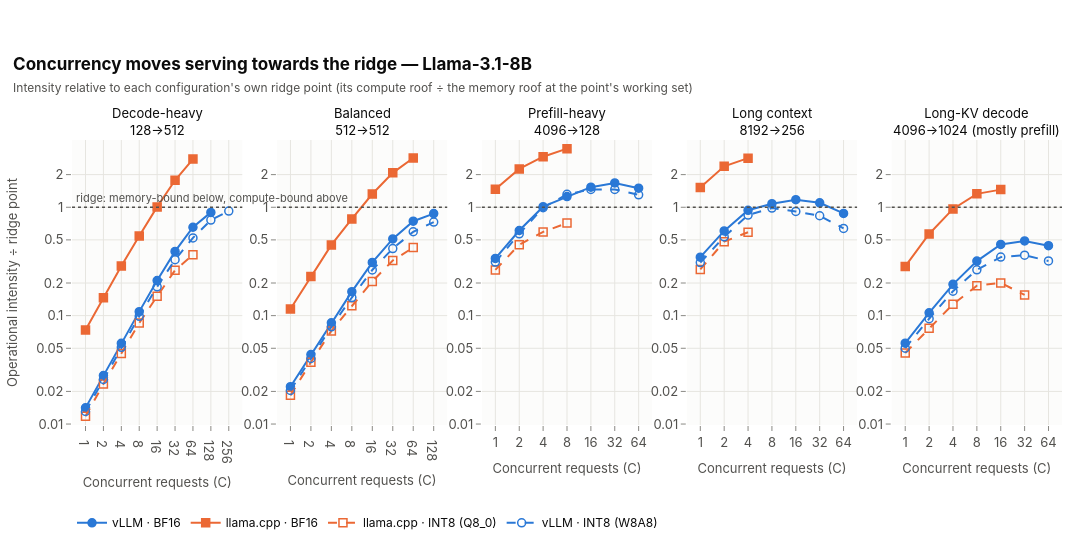

This figure's notebook cell:
### Markdown cell above
### C. How concurrency moves the points across the ridge

### Code cell
fig = plots.concurrency_lines(pts, plots.Panel("ridge_ratio", "Operational intensity ÷ ridge point", "×", log_y=True,
                                               error=None, share_y=True, fmt=".2f",
                                               reference=(1, "ridge: memory-bound below, compute-bound above")),
                              title=f"Concurrency moves serving towards the ridge — {registry.model_label(MODEL)}",
                              subtitle="Intensity relative to each configuration's own ridge point (its compute roof ÷ the "
                                       "memory roof at the point's working set)")
fig.show()
export_figure(fig, "ridge_ratio_vs_concurrency", source=NOTEBOOK,
              caption="Operational intensity divided by each configuration's ridge point vs concurrency (8B); above 1 = compute-bound side.")
kv = pts[(pts["workload"] == "kvdecode") & (pts["backend"] == "vllm")]
kvlast = kv.loc[kv.groupby("configuration_id")["concurrency"].idxmax()].set_index("configuration_id")
late = pts[(pts["backend"] == "vllm") & pts["workload"].isin(["longctx", "kvdecode"]) & (pts["concurrency"] >= 16)]
share = late.pivot_table(index=["configuration_id", "workload"], columns="concurrency", values="bw_utilization")
show("vLLM share of the memory roof from C = 16 to the highest C, long-context shapes: " + "; ".join(
    f"{registry.configuration_label(c)} {registry.workload_label(w, short=True)} "
    f"{pct(r.dropna().iloc[0], signed=False)} → {pct(r.dropna().iloc[-1], signed=False)}" for (c, w), r in share.iterrows()) + ".")
move = []
for (cid, wl), g in pts[(pts["backend"] == "vllm") & pts["workload"].isin(["longctx", "kvdecode"])].groupby(["configuration_id", "workload"]):
    g = g.sort_values("concurrency").set_index("concurrency")
    for c0 in (1, 16):
        move.append({"configuration": registry.configuration_label(cid), "workload": registry.workload_label(wl, short=True),
                     "from C": c0, "to C": g.index[-1], "traffic from": g.loc[c0, "mem_total_gbs_mean"],
                     "traffic to": g["mem_total_gbs_mean"].iloc[-1], "roof from": g.loc[c0, "memory_roof_gbs"],
                     "roof to": g["memory_roof_gbs"].iloc[-1], "share from": g.loc[c0, "bw_utilization"],
                     "share to": g["bw_utilization"].iloc[-1]})
move = pd.DataFrame(move)
display(table(move.rename(columns={"traffic from": "measured GB/s, from", "traffic to": "measured GB/s, to",
                                   "roof from": "memory roof GB/s, from", "roof to": "memory roof GB/s, to",
                                   "share from": "share of roof, from", "share to": "share of roof, to"}),
              {"measured GB/s, from": "{:.0f}", "measured GB/s, to": "{:.0f}", "memory roof GB/s, from": "{:.0f}",
               "memory roof GB/s, to": "{:.0f}", "share of roof, from": "{:.0%}", "share of roof, to": "{:.0%}"},
              caption="vLLM long-context shapes: measured traffic, the memory roof at the point's working set, and their ratio"))
m16 = move[move["from C"] == 16]
falls = move["traffic to"] < move["traffic from"]
show(f"Measured traffic falls on {int(falls.sum())} of {len(move)} of these paths (from C = 1 and from C = 16 to the highest C). "
     f"From C = 16 the share of the memory roof rises on {int((m16['share to'] > m16['share from']).sum())} of {len(m16)} paths, "
     f"while the roof at the growing working set drops from {rng(m16['roof from'])} to {rng(m16['roof to'])} GB/s: "
     "the share rises because the roof falls faster than the traffic, not because more bytes move.")
mix = roofline.phase_mix(pts)
show("Caveat for 4096→1024: prefill carries " + rng(mix["prefill_op_share"], lambda v: pct(v, 0, False)) + " of its modelled operations; "
     "at the highest C vLLM processes " + "; ".join(f"{registry.configuration_label(c)} {num(mix.loc[c, 'tokens_per_step_at_c_max'])} tokens "
                                                    f"per step (C = {mix.loc[c, 'c_max']})" for c in mix.index if c.startswith("vllm")) + ".")
show("Long-KV decode at the highest C: " + "; ".join(
    f"{registry.configuration_label(c)} C = {kvlast.loc[c, 'concurrency']}: working set "
    f"{num(kvlast.loc[c, 'working_set_gib_model'])} GiB, memory roof {num(kvlast.loc[c, 'memory_roof_gbs'])} GB/s, "
    f"intensity ÷ ridge {kvlast.loc[c, 'ridge_ratio']:.2f}, share of memory roof "
    f"{pct(kvlast.loc[c, 'bw_utilization'], signed=False)}" for c in kvlast.index) + ".")

### Figure 1 — Plotly figure (JSON) as saved in the notebook; plotly's stock layout.template omitted (floating-point values rounded to 4 significant figures)
{"data": [{"customdata": [[null, 3.0], [null, 3.0], [null, 3.0], [null, 3.0], [null, 3.0], [null, 3.0], [null, 3.0], [null, 3.0]], "hovertemplate": "<b>vLLM · BF16</b><br>C = %{x}<br>Operational intensity ÷ ridge point: %{y:.2f} ×<br>repetitions: %{customdata[1]}<extra></extra>", "legendgroup": "vllm_bf16", "line": {"color": "#2a78d6", "dash": "solid", "width": 2.0}, "marker": {"color": "#2a78d6", "line": {"color": "#2a78d6", "width": 1.5}, "size": 8, "symbol": "circle"}, "mode": "lines+markers", "name": "vLLM · BF16", "showlegend": true, "type": "scatter", "x": [1, 2, 4, 8, 16, 32, 64, 128], "xaxis": "x", "y": [0.0141, 0.02799, 0.05549, 0.1089, 0.2107, 0.3912, 0.6538, 0.8965], "yaxis": "y"}, {"customdata": [[null, 3.0], [null, 3.0], [null, 3.0], [null, 3.0], [null, 3.0], [null, 3.0], [null, 3.0]], "hovertemplate": "<b>llama.cpp · BF16</b><br>C = %{x}<br>Operational intensity ÷ ridge point: %{y:.2f} ×<br>repetitions: %{customdata[1]}<extra></extra>", "legendgroup": "llama_cpp_bf16", "line": {"color": "#eb6834", "dash": "solid", "width": 2.0}, "marker": {"color": "#eb6834", "line": {"color": "#eb6834", "width": 1.5}, "size": 8, "symbol": "square"}, "mode": "lines+markers", "name": "llama.cpp · BF16", "showlegend": true, "type": "scatter", "x": [1, 2, 4, 8, 16, 32, 64], "xaxis": "x", "y": [0.07375, 0.1463, 0.2866, 0.5432, 1.008, 1.773, 2.786], "yaxis": "y"}, {"customdata": [[null, 3.0], [null, 3.0], [null, 3.0], [null, 3.0], [null, 3.0], [null, 3.0], [null, 3.0]], "hovertemplate": "<b>llama.cpp · INT8 (Q8_0)</b><br>C = %{x}<br>Operational intensity ÷ ridge point: %{y:.2f} ×<br>repetitions: %{customdata[1]}<extra></extra>", "legendgroup": "llama_cpp_int8", "line": {"color": "#eb6834", "dash": "dash", "width": 2.0}, "marker": {"color": "#eb6834", "line": {"color": "#eb6834", "width": 1.5}, "size": 8, "symbol": "square-open"}, "mode": "lines+markers", "name": "llama.cpp · INT8 (Q8_0)", "showlegend": true, "type": "scatter", "x": [1, 2, 4, 8, 16, 32, 64], "xaxis": "x", "y": [0.01178, 0.02338, 0.04486, 0.08534, 0.1509, 0.2625, 0.3644], "yaxis": "y"}, {"customdata": [[null, 3.0], [null, 3.0], [null, 3.0], [null, 3.0], [null, 3.0], [null, 3.0], [null, 3.0], [null, 3.0], [null, 3.0]], "hovertemplate": "<b>vLLM · INT8 (W8A8)</b><br>C = %{x}<br>Operational intensity ÷ ridge point: %{y:.2f} ×<br>repetitions: %{customdata[1]}<extra></extra>", "legendgroup": "vllm_int8", "line": {"color": "#2a78d6", "dash": "dash", "width": 2.0}, "marker": {"color": "#2a78d6", "line": {"color": "#2a78d6", "width": 1.5}, "size": 8, "symbol": "circle-open"}, "mode": "lines+markers", "name": "vLLM · INT8 (W8A8)", "showlegend": true, "type": "scatter", "x": [1, 2, 4, 8, 16, 32, 64, 128, 256], "xaxis": "x", "y": [0.01305, 0.02581, 0.05102, 0.09861, 0.1846, 0.3283, 0.5213, 0.7607, 0.923], "yaxis": "y"}, {"customdata": [[null, 3.0], [null, 3.0], [null, 3.0], [null, 3.0], [null, 3.0], [null, 3.0], [null, 3.0], [null, 3.0]], "hovertemplate": "<b>vLLM · BF16</b><br>C = %{x}<br>Operational intensity ÷ ridge point: %{y:.2f} ×<br>repetitions: %{customdata[1]}<extra></extra>", "legendgroup": "vllm_bf16", "line": {"color": "#2a78d6", "dash": "solid", "width": 2.0}, "marker": {"color": "#2a78d6", "line": {"color": "#2a78d6", "width": 1.5}, "size": 8, "symbol": "circle"}, "mode": "lines+markers", "name": "vLLM · BF16", "showlegend": false, "type": "scatter", "x": [1, 2, 4, 8, 16, 32, 64, 128], "xaxis": "x2", "y": [0.02212, 0.04374, 0.08592, 0.1664, 0.3097, 0.5102, 0.7436, 0.874], "yaxis": "y2"}, {"customdata": [[null, 3.0], [null, 3.0], [null, 3.0], [null, 3.0], [null, 3.0], [null, 3.0], [null, 3.0]], "hovertemplate": "<b>llama.cpp · BF16</b><br>C = %{x}<br>Operational intensity ÷ ridge point: %{y:.2f} ×<br>repetitions: %{customdata[1]}<extra></extra>", "legendgroup": "llama_cpp_bf16", "line": {"color": "#eb6834", "dash": "solid", "width": 2.0}, "marker": {"color": "#eb6834", "line": {"color": "#eb6834", "width": 1.5}, "size": 8, "symbol": "square"}, "mode": "lines+markers", "name": "llama.cpp · BF16", "showlegend": false, "type": "scatter", "x": [1, 2, 4, 8, 16, 32, 64], "xaxis": "x2", "y": [0.1153, 0.2291, 0.4491, 0.7799, 1.324, 2.077, 2.846], "yaxis": "y2"}, {"customdata": [[null, 3.0], [null, 3.0], [null, 3.0], [null, 3.0], [null, 3.0], [null, 3.0], [null, 3.0]], "hovertemplate": "<b>llama.cpp · INT8 (Q8_0)</b><br>C = %{x}<br>Operational intensity ÷ ridge point: %{y:.2f} ×<br>repetitions: %{customdata[1]}<extra></extra>", "legendgroup": "llama_cpp_int8", "line": {"color": "#eb6834", "dash": "dash", "width": 2.0}, "marker": {"color": "#eb6834", "line": {"color": "#eb6834", "width": 1.5}, "size": 8, "symbol": "square-open"}, "mode": "lines+markers", "name": "llama.cpp · INT8 (Q8_0)", "showlegend": false, "type": "scatter", "x": [1, 2, 4, 8, 16, 32, 64], "xaxis": "x2", "y": [0.01839, 0.03711, 0.07232, 0.1231, 0.207, 0.3225, 0.425], "yaxis": "y2"}, {"customdata": [[null, 3.0], [null, 3.0], [null, 3.0], [null, 3.0], [null, 3.0], [null, 3.0], [null, 3.0], [null, 3.0]], "hovertemplate": "<b>vLLM · INT8 (W8A8)</b><br>C = %{x}<br>Operational intensity ÷ ridge point: %{y:.2f} ×<br>repetitions: %{customdata[1]}<extra></extra>", "legendgroup": "vllm_int8", "line": {"color": "#2a78d6", "dash": "dash", "width": 2.0}, "marker": {"color": "#2a78d6", "line": {"color": "#2a78d6", "width": 1.5}, "size": 8, "symbol": "circle-open"}, "mode": "lines+markers", "name": "vLLM · INT8 (W8A8)", "showlegend": false, "type": "scatter", "x": [1, 2, 4, 8, 16, 32, 64, 128], "xaxis": "x2", "y": [0.02044, 0.04024, 0.07891, 0.1469, 0.2639, 0.416, 0.5942, 0.7302], "yaxis": "y2"}, {"customdata": [[null, 3.0], [null, 3.0], [null, 3.0], [null, 3.0], [null, 3.0], [null, 3.0], [null, 3.0]], "hovertemplate": "<b>vLLM · BF16</b><br>C = %{x}<br>Operational intensity ÷ ridge point: %{y:.2f} ×<br>repetitions: %{customdata[1]}<extra></extra>", "legendgroup": "vllm_bf16", "line": {"color": "#2a78d6", "dash": "solid", "width": 2.0}, "marker": {"color": "#2a78d6", "line": {"color": "#2a78d6", "width": 1.5}, "size": 8, "symbol": "circle"}, "mode": "lines+markers", "name": "vLLM · BF16", "showlegend": false, "type": "scatter", "x": [1, 2, 4, 8, 16, 32, 64], "xaxis": "x3", "y": [0.3373, 0.6101, 1.012, 1.256, 1.532, 1.676, 1.498], "yaxis": "y3"}, {"customdata": [[null, 3.0], [null, 3.0], [null, 3.0], [null, 3.0]], "hovertemplate": "<b>llama.cpp · BF16</b><br>C = %{x}<br>Operational intensity ÷ ridge point: %{y:.2f} ×<br>repetitions: %{customdata[1]}<extra></extra>", "legendgroup": "llama_cpp_bf16", "line": {"color": "#eb6834", "dash": "solid", "width": 2.0}, "marker": {"color": "#eb6834", "line": {"color": "#eb6834", "width": 1.5}, "size": 8, "symbol": "square"}, "mode": "lines+markers", "name": "llama.cpp · BF16", "showlegend": false, "type": "scatter", "x": [1, 2, 4, 8], "xaxis": "x3", "y": [1.466, 2.257, 2.926, 3.471], "yaxis": "y3"}, {"customdata": [[null, 3.0], [null, 3.0], [null, 3.0], [null, 3.0]], "hovertemplate": "<b>llama.cpp · INT8 (Q8_0)</b><br>C = %{x}<br>Operational intensity ÷ ridge point: %{y:.2f} ×<br>repetitions: %{customdata[1]}<extra></extra>", "legendgroup": "llama_cpp_int8", "line": {"color": "#eb6834", "dash": "dash", "width": 2.0}, "marker": {"color": "#eb6834", "line": {"color": "#eb6834", "width": 1.5}, "size": 8, "symbol": "square-open"}, "mode": "lines+markers", "name": "llama.cpp · INT8 (Q8_0)", "showlegend": false, "type": "scatter", "x": [1, 2, 4, 8], "xaxis": "x3", "y": [0.2642, 0.4516, 0.592, 0.7148], "yaxis": "y3"}, {"customdata": [[null, 3.0], [null, 3.0], [null, 3.0], [null, 3.0], [null, 3.0], [null, 3.0], [null, 3.0]], "hovertemplate": "<b>vLLM · INT8 (W8A8)</b><br>C = %{x}<br>Operational intensity ÷ ridge point: %{y:.2f} ×<br>repetitions: %{customdata[1]}<extra></extra>", "legendgroup": "vllm_int8", "line": {"color": "#2a78d6", "dash": "dash", "width": 2.0}, "marker": {"color": "#2a78d6", "line": {"color": "#2a78d6", "width": 1.5}, "size": 8, "symbol": "circle-open"}, "mode": "lines+markers", "name": "vLLM · INT8 (W8A8)", "showlegend": false, "type": "scatter", "x": [1, 2, 4, 8, 16, 32, 64], "xaxis": "x3", "y": [0.3121, 0.5682, 0.9895, 1.316, 1.459, 1.46, 1.303], "yaxis": "y3"}, {"customdata": [[null, 3.0], [null, 3.0], [null, 3.0], [null, 3.0], [null, 3.0], [null, 3.0], [null, 3.0]], "hovertemplate": "<b>vLLM · BF16</b><br>C = %{x}<br>Operational intensity ÷ ridge point: %{y:.2f} ×<br>repetitions: %{customdata[1]}<extra></extra>", "legendgroup": "vllm_bf16", "line": {"color": "#2a78d6", "dash": "solid", "width": 2.0}, "marker": {"color": "#2a78d6", "line": {"color": "#2a78d6", "width": 1.5}, "size": 8, "symbol": "circle"}, "mode": "lines+markers", "name": "vLLM · BF16", "showlegend": false, "type": "scatter", "x": [1, 2, 4, 8, 16, 32, 64], "xaxis": "x4", "y": [0.3461, 0.6048, 0.9379, 1.079, 1.174, 1.099, 0.8766], "yaxis": "y4"}, {"customdata": [[null, 3.0], [null, 3.0], [null, 3.0]], "hovertemplate": "<b>llama.cpp · BF16</b><br>C = %{x}<br>Operational intensity ÷ ridge point: %{y:.2f} ×<br>repetitions: %{customdata[1]}<extra></extra>", "legendgroup": "llama_cpp_bf16", "line": {"color": "#eb6834", "dash": "solid", "width": 2.0}, "marker": {"color": "#eb6834", "line": {"color": "#eb6834", "width": 1.5}, "size": 8, "symbol": "square"}, "mode": "lines+markers", "name": "llama.cpp · BF16", "showlegend": false, "type": "scatter", "x": [1, 2, 4], "xaxis": "x4", "y": [1.52, 2.383, 2.837], "yaxis": "y4"}, {"customdata": [[null, 3.0], [null, 3.0], [null, 3.0]], "hovertemplate": "<b>llama.cpp · INT8 (Q8_0)</b><br>C = %{x}<br>Operational intensity ÷ ridge point: %{y:.2f} ×<br>repetitions: %{customdata[1]}<extra></extra>", "legendgroup": "llama_cpp_int8", "line": {"color": "#eb6834", "dash": "dash", "width": 2.0}, "marker": {"color": "#eb6834", "line": {"color": "#eb6834", "width": 1.5}, "size": 8, "symbol": "square-open"}, "mode": "lines+markers", "name": "llama.cpp · INT8 (Q8_0)", "showlegend": false, "type": "scatter", "x": [1, 2, 4], "xaxis": "x4", "y": [0.2667, 0.4813, 0.5881], "yaxis": "y4"}, {"customdata": [[null, 3.0], [null, 3.0], [null, 3.0], [null, 3.0], [null, 3.0], [null, 3.0], [null, 3.0]], "hovertemplate": "<b>vLLM · INT8 (W8A8)</b><br>C = %{x}<br>Operational intensity ÷ ridge point: %{y:.2f} ×<br>repetitions: %{customdata[1]}<extra></extra>", "legendgroup": "vllm_int8", "line": {"color": "#2a78d6", "dash": "dash", "width": 2.0}, "marker": {"color": "#2a78d6", "line": {"color": "#2a78d6", "width": 1.5}, "size": 8, "symbol": "circle-open"}, "mode": "lines+markers", "name": "vLLM · INT8 (W8A8)", "showlegend": false, "type": "scatter", "x": [1, 2, 4, 8, 16, 32, 64], "xaxis": "x4", "y": [0.3089, 0.5331, 0.8474, 0.9823, 0.9145, 0.835, 0.6381], "yaxis": "y4"}, {"customdata": [[null, 3.0], [null, 3.0], [null, 3.0], [null, 3.0], [null, 3.0], [null, 3.0], [null, 3.0]], "hovertemplate": "<b>vLLM · BF16</b><br>C = %{x}<br>Operational intensity ÷ ridge point: %{y:.2f} ×<br>repetitions: %{customdata[1]}<extra></extra>", "legendgroup": "vllm_bf16", "line": {"color": "#2a78d6", "dash": "solid", "width": 2.0}, "marker": {"color": "#2a78d6", "line": {"color": "#2a78d6", "width": 1.5}, "size": 8, "symbol": "circle"}, "mode": "lines+markers", "name": "vLLM · BF16", "showlegend": false, "type": "scatter", "x": [1, 2, 4, 8, 16, 32, 64], "xaxis": "x5", "y": [0.05568, 0.1061, 0.1945, 0.3185, 0.4536, 0.4887, 0.442], "yaxis": "y5"}, {"customdata": [[null, 3.0], [null, 3.0], [null, 3.0], [null, 3.0], [null, 3.0]], "hovertemplate": "<b>llama.cpp · BF16</b><br>C = %{x}<br>Operational intensity ÷ ridge point: %{y:.2f} ×<br>repetitions: %{customdata[1]}<extra></extra>", "legendgroup": "llama_cpp_bf16", "line": {"color": "#eb6834", "dash": "solid", "width": 2.0}, "marker": {"color": "#eb6834", "line": {"color": "#eb6834", "width": 1.5}, "size": 8, "symbol": "square"}, "mode": "lines+markers", "name": "llama.cpp · BF16", "showlegend": false, "type": "scatter", "x": [1, 2, 4, 8, 16], "xaxis": "x5", "y": [0.2845, 0.5665, 0.9651, 1.329, 1.455], "yaxis": "y5"}, {"customdata": [[null, 3.0], [null, 3.0], [null, 3.0], [null, 3.0], [null, 3.0], [null, 3.0]], "hovertemplate": "<b>llama.cpp · INT8 (Q8_0)</b><br>C = %{x}<br>Operational intensity ÷ ridge point: %{y:.2f} ×<br>repetitions: %{customdata[1]}<extra></extra>", "legendgroup": "llama_cpp_int8", "line": {"color": "#eb6834", "dash": "dash", "width": 2.0}, "marker": {"color": "#eb6834", "line": {"color": "#eb6834", "width": 1.5}, "size": 8, "symbol": "square-open"}, "mode": "lines+markers", "name": "llama.cpp · INT8 (Q8_0)", "showlegend": false, "type": "scatter", "x": [1, 2, 4, 8, 16, 32], "xaxis": "x5", "y": [0.04522, 0.07633, 0.1275, 0.1887, 0.2006, 0.1553], "yaxis": "y5"}, {"customdata": [[null, 3.0], [null, 3.0], [null, 3.0], [null, 3.0], [null, 3.0], [null, 3.0], [null, 3.0]], "hovertemplate": "<b>vLLM · INT8 (W8A8)</b><br>C = %{x}<br>Operational intensity ÷ ridge point: %{y:.2f} ×<br>repetitions: %{customdata[1]}<extra></extra>", "legendgroup": "vllm_int8", "line": {"color": "#2a78d6", "dash": "dash", "width": 2.0}, "marker": {"color": "#2a78d6", "line": {"color": "#2a78d6", "width": 1.5}, "size": 8, "symbol": "circle-open"}, "mode": "lines+markers", "name": "vLLM · INT8 (W8A8)", "showlegend": false, "type": "scatter", "x": [1, 2, 4, 8, 16, 32, 64], "xaxis": "x5", "y": [0.05005, 0.09365, 0.1682, 0.2649, 0.3467, 0.3609, 0.3197], "yaxis": "y5"}], "layout": {"annotations": [{"font": {"color": "#0b0b0b", "size": 13}, "showarrow": false, "text": "Decode-heavy<br>128→512", "x": 0.086, "xanchor": "center", "xref": "paper", "y": 1.0, "yanchor": "bottom", "yref": "paper"}, {"font": {"color": "#0b0b0b", "size": 13}, "showarrow": false, "text": "Balanced<br>512→512", "x": 0.293, "xanchor": "center", "xref": "paper", "y": 1.0, "yanchor": "bottom", "yref": "paper"}, {"font": {"color": "#0b0b0b", "size": 13}, "showarrow": false, "text": "Prefill-heavy<br>4096→128", "x": 0.5, "xanchor": "center", "xref": "paper", "y": 1.0, "yanchor": "bottom", "yref": "paper"}, {"font": {"color": "#0b0b0b", "size": 13}, "showarrow": false, "text": "Long context<br>8192→256", "x": 0.707, "xanchor": "center", "xref": "paper", "y": 1.0, "yanchor": "bottom", "yref": "paper"}, {"font": {"color": "#0b0b0b", "size": 13}, "showarrow": false, "text": "Long-KV decode<br>4096→1024 (mostly prefill)", "x": 0.914, "xanchor": "center", "xref": "paper", "y": 1.0, "yanchor": "bottom", "yref": "paper"}, {"font": {"color": "#52514e", "size": 11}, "showarrow": false, "text": "ridge: memory-bound below, compute-bound above", "x": 0.01, "xanchor": "left", "xref": "x domain", "y": 0.0, "yanchor": "bottom", "yref": "y"}], "height": 540, "shapes": [{"line": {"color": "#52514e", "dash": "dot", "width": 1.3}, "type": "line", "x0": 0, "x1": 1, "xref": "x domain", "y0": 1, "y1": 1, "yref": "y"}, {"line": {"color": "#52514e", "dash": "dot", "width": 1.3}, "type": "line", "x0": 0, "x1": 1, "xref": "x2 domain", "y0": 1, "y1": 1, "yref": "y2"}, {"line": {"color": "#52514e", "dash": "dot", "width": 1.3}, "type": "line", "x0": 0, "x1": 1, "xref": "x3 domain", "y0": 1, "y1": 1, "yref": "y3"}, {"line": {"color": "#52514e", "dash": "dot", "width": 1.3}, "type": "line", "x0": 0, "x1": 1, "xref": "x4 domain", "y0": 1, "y1": 1, "yref": "y4"}, {"line": {"color": "#52514e", "dash": "dot", "width": 1.3}, "type": "line", "x0": 0, "x1": 1, "xref": "x5 domain", "y0": 1, "y1": 1, "yref": "y5"}], "title": {"text": "<b>Concurrency moves serving towards the ridge — Llama-3.1-8B</b><br><span style='font-size:12px;color:#52514e'>Intensity relative to each configuration's own ridge point (its compute roof ÷ the memory roof at the point's working set)</span>"}, "width": 1100, "xaxis": {"anchor": "y", "domain": [0.0, 0.172], "ticktext": ["1", "2", "4", "8", "16", "32", "64", "128", "256"], "tickvals": [1, 2, 4, 8, 16, 32, 64, 128, 256], "title": {"text": "Concurrent requests (C)"}, "type": "log"}, "xaxis2": {"anchor": "y2", "domain": [0.207, 0.379], "ticktext": ["1", "2", "4", "8", "16", "32", "64", "128", "256"], "tickvals": [1, 2, 4, 8, 16, 32, 64, 128, 256], "title": {"text": "Concurrent requests (C)"}, "type": "log"}, "xaxis3": {"anchor": "y3", "domain": [0.414, 0.586], "ticktext": ["1", "2", "4", "8", "16", "32", "64", "128", "256"], "tickvals": [1, 2, 4, 8, 16, 32, 64, 128, 256], "title": {"text": "Concurrent requests (C)"}, "type": "log"}, "xaxis4": {"anchor": "y4", "domain": [0.621, 0.793], "ticktext": ["1", "2", "4", "8", "16", "32", "64", "128", "256"], "tickvals": [1, 2, 4, 8, 16, 32, 64, 128, 256], "title": {"text": "Concurrent requests (C)"}, "type": "log"}, "xaxis5": {"anchor": "y5", "domain": [0.828, 1.0], "ticktext": ["1", "2", "4", "8", "16", "32", "64", "128", "256"], "tickvals": [1, 2, 4, 8, 16, 32, 64, 128, 256], "title": {"text": "Concurrent requests (C)"}, "type": "log"}, "yaxis": {"anchor": "x", "domain": [0.0, 1.0], "range": [-2.009, 0.6204], "ticktext": ["0.01", "0.02", "0.05", "0.1", "0.2", "0.5", "1", "2", "5"], "tickvals": [0.01, 0.02, 0.05, 0.1, 0.2, 0.5, 1, 2, 5], "title": {"text": "Operational intensity ÷ ridge point"}, "type": "log"}, "yaxis2": {"anchor": "x2", "domain": [0.0, 1.0], "range": [-2.009, 0.6204], "ticktext": ["0.01", "0.02", "0.05", "0.1", "0.2", "0.5", "1", "2", "5"], "tickvals": [0.01, 0.02, 0.05, 0.1, 0.2, 0.5, 1, 2, 5], "type": "log"}, "yaxis3": {"anchor": "x3", "domain": [0.0, 1.0], "range": [-2.009, 0.6204], "ticktext": ["0.01", "0.02", "0.05", "0.1", "0.2", "0.5", "1", "2", "5"], "tickvals": [0.01, 0.02, 0.05, 0.1, 0.2, 0.5, 1, 2, 5], "type": "log"}, "yaxis4": {"anchor": "x4", "domain": [0.0, 1.0], "range": [-2.009, 0.6204], "ticktext": ["0.01", "0.02", "0.05", "0.1", "0.2", "0.5", "1", "2", "5"], "tickvals": [0.01, 0.02, 0.05, 0.1, 0.2, 0.5, 1, 2, 5], "type": "log"}, "yaxis5": {"anchor": "x5", "domain": [0.0, 1.0], "range": [-2.009, 0.6204], "ticktext": ["0.01", "0.02", "0.05", "0.1", "0.2", "0.5", "1", "2", "5"], "tickvals": [0.01, 0.02, 0.05, 0.1, 0.2, 0.5, 1, 2, 5], "type": "log"}}}
